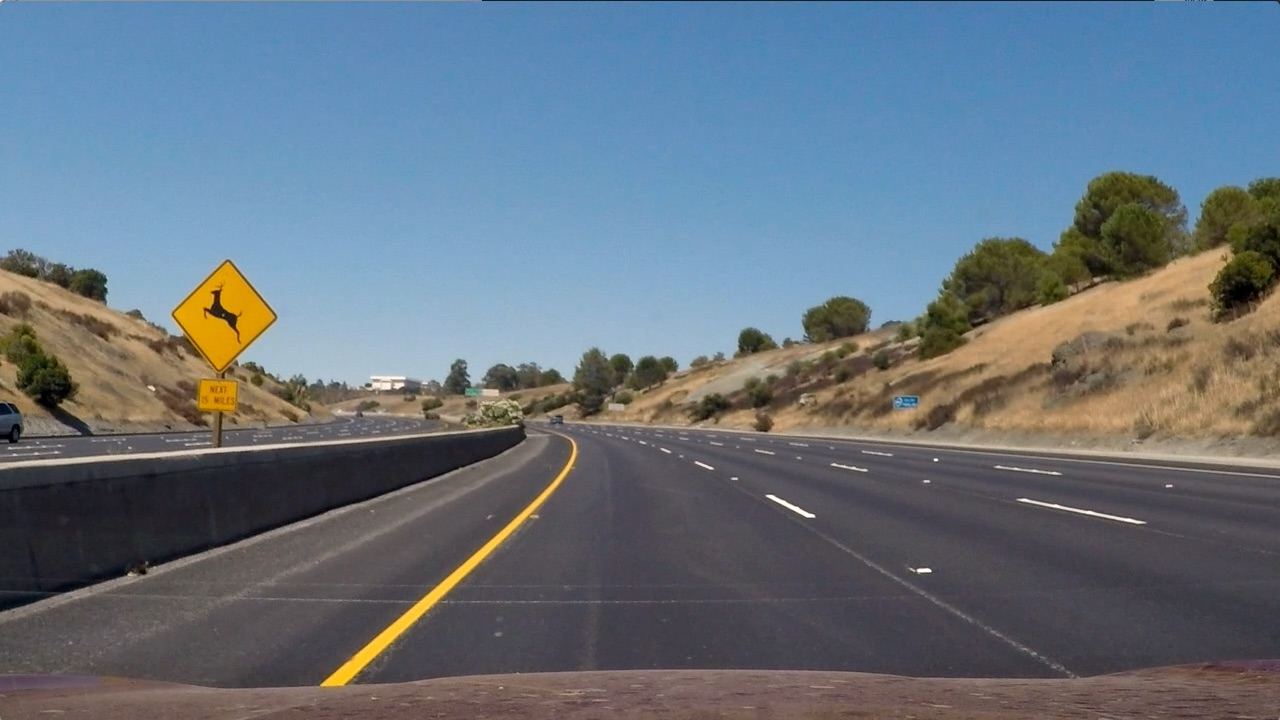
#> input picture assets/lane/test2.jpg, 1280 x 720 px
$ jupyter execute --allow-errors lane_demo_test.ipynb
#> lines starting #> are read from the running program, lines starting #| are printed output that depends on the picture; after the words box and inside, x2 and y2 are one past the last pixel; in counts of white or black regions, pixels touching at a corner belong together
### src/ui/road_lanes.py
import logging

import cv2
import numpy as np

pre_left_fit = None
pre_right_fit = None


def grayscale(img):
    """Convert a BGR image to grayscale and validate input.

    OpenCV `VideoCapture` returns BGR images, so use COLOR_BGR2GRAY.
    If `img` is None or empty, return None.
    """
    try:
        return cv2.cvtColor(img, cv2.COLOR_BGR2GRAY)
    except cv2.error as e:
        logging.error("grayscale: cvtColor failed: %s", e)
        return None
    # Or use BGR2GRAY if you read an image with cv2.imread()
    # return cv2.cvtColor(img, cv2.COLOR_BGR2GRAY)


def canny(img, low_threshold, high_threshold):
    """Applies the Canny transform"""
    return cv2.Canny(img, low_threshold, high_threshold)


def gaussian_blur(img, kernel_size):
    """Applies a Gaussian Noise kernel"""
    return cv2.GaussianBlur(img, (kernel_size, kernel_size), 0)


def region_of_interest(img, vertices):
    """
    Applies an image mask.

    Only keeps the region of the image defined by the polygon
    formed from `vertices`. The rest of the image is set to black.
    `vertices` should be a numpy array of integer points.
    """
    # defining a blank mask to start with
    mask = np.zeros_like(img)

    # defining a 3 channel or 1 channel color to fill the mask with depending on the input image
    if len(img.shape) > 2:
        channel_count = img.shape[2]  # i.e. 3 or 4 depending on your image
        ignore_mask_color = (255,) * channel_count
    else:
        ignore_mask_color = 255

    # filling pixels inside the polygon defined by "vertices" with the fill color
    cv2.fillPoly(mask, vertices, ignore_mask_color)

    # returning the image only where mask pixels are nonzero
    masked_image = cv2.bitwise_and(img, mask)
    return masked_image


def regularize_lane_fit(fit, prev_fit, alpha=0.2):
    """
    Smooth the lane line fit by combining with previous fit.

    """
    # put a cutof on cubic term

    if prev_fit is None:
        return fit

    return alpha * fit + (1 - alpha) * prev_fit


def polyfit_lanes(input, degree=3, ycrop=0.6):
    """
    TODO:
        - abrupt change in the lanes should be avoided

    """
    # print(input.shape)
    mid = input.shape[1] // 2
    left_only = input[:, 0:mid].nonzero()
    right_only = input[:, mid:].nonzero()
    # add nonzero pixel values and put it in the average value of the pixel indices
    poly_left = np.poly1d(np.polyfit(left_only[0], left_only[1], degree))
    poly_right = np.poly1d(np.polyfit(right_only[0], right_only[1], degree))
    # regularize the lane fit
    global pre_left_fit, pre_right_fit
    poly_left = regularize_lane_fit(poly_left, pre_left_fit, alpha=0.4)
    poly_right = regularize_lane_fit(poly_right, pre_right_fit, alpha=0.8)

    pre_left_fit = poly_left
    pre_right_fit = poly_right

    lane_left = poly_left(np.arange(input.shape[0])), np.arange(input.shape[0])
    # shift right lane x values by mid
    lane_right = poly_right(np.arange(input.shape[0])) + mid, np.arange(input.shape[0])

    # use cv2 to show the ploy fit result on the input image
    # fill the area between the lane lines

    out_img = np.dstack((input, input, input)) * 255
    # draw the lane lines , dont use loop

    for y in range(int(input.shape[0] * ycrop), input.shape[0]):
        x_left = int(lane_left[0][y])
        x_right = int(lane_right[0][y])
        out_img[y, x_left:x_right] = [255, 0, 0]
        # draw the lane lines
        # left lane line in green
        out_img[y, x_left - 2 : x_left + 2] = [0, 255, 0]
        # right lane line in blue
        out_img[y, x_right - 2 : x_right + 2] = [0, 0, 255]
    return out_img


def weighted_img(img, initial_img, α=0.1, β=1.0, γ=0.0):
    """
    `img` is the output of the hough_lines(), An image with lines drawn on it.
    Should be a blank image (all black) with lines drawn on it.

    `initial_img` should be the image before any processing.

    The result image is computed as follows:

    initial_img * α + img * β + γ
    NOTE: initial_img and img must be the same shape!
    """
    lines_edges = cv2.addWeighted(initial_img, α, img, β, γ)
    # lines_edges = cv2.polylines(lines_edges,get_vertices(img), True, (0,0,255), 10)
    return lines_edges


def get_vertices(image):
    rows, cols = image.shape[:2]
    bottom_left = [cols * 0.15, rows]
    top_left = [cols * 0.45, rows * 0.6]
    bottom_right = [cols * 0.95, rows]
    top_right = [cols * 0.55, rows * 0.6]

    ver = np.array([[bottom_left, top_left, top_right, bottom_right]], dtype=np.int32)
    return ver


# Lane finding Pipeline
def lane_finding_pipeline(image):
    # Validate
    if image is None:
        logging.warning("lane_finding_pipeline: received None image")
        return None

    # Grayscale
    gray_img = grayscale(image)
    if gray_img is None:
        return None
    # Gaussian Smoothing
    smoothed_img = gaussian_blur(img=gray_img, kernel_size=5)
    # Canny Edge Detection
    canny_img = canny(img=smoothed_img, low_threshold=180, high_threshold=240)
    # Masked Image Within a Polygon
    masked_img = region_of_interest(img=canny_img, vertices=get_vertices(image))
    # Polyfit the lanes
    houghed_lines = polyfit_lanes(masked_img)
    # Draw lines on edges
    output = weighted_img(img=houghed_lines, initial_img=image, α=0.8, β=1.0, γ=0.0)

    return output

### example/lane_demo_test.ipynb
# Lane Detection Test Notebook

This notebook runs quick sanity checks for the lane detection/demo code in this repository. It demonstrates classic OpenCV lane detection and an optional YOLOv8 + BEV pathway.

[cell 1]
# Import project modules and helper functions
import sys

sys.path.append("../src")  # add repo src to path

from ui import road_lanes

import cv2
import numpy as np
import matplotlib.pyplot as plt

print("Loaded modules: road_lanes and lane_demo helpers")

[cell 2]
# Run the classic OpenCV pipeline and show overlay
frame = cv2.imread("../assets/lane/test2.jpg")
#> frame is the input picture: shape (720, 1280, 3); mean B, G, R 125.5, 114.6, 102.8


classic_out = road_lanes.lane_finding_pipeline(frame)
#> in canny, `return cv2.Canny(img, low_threshold, high_threshold)`:
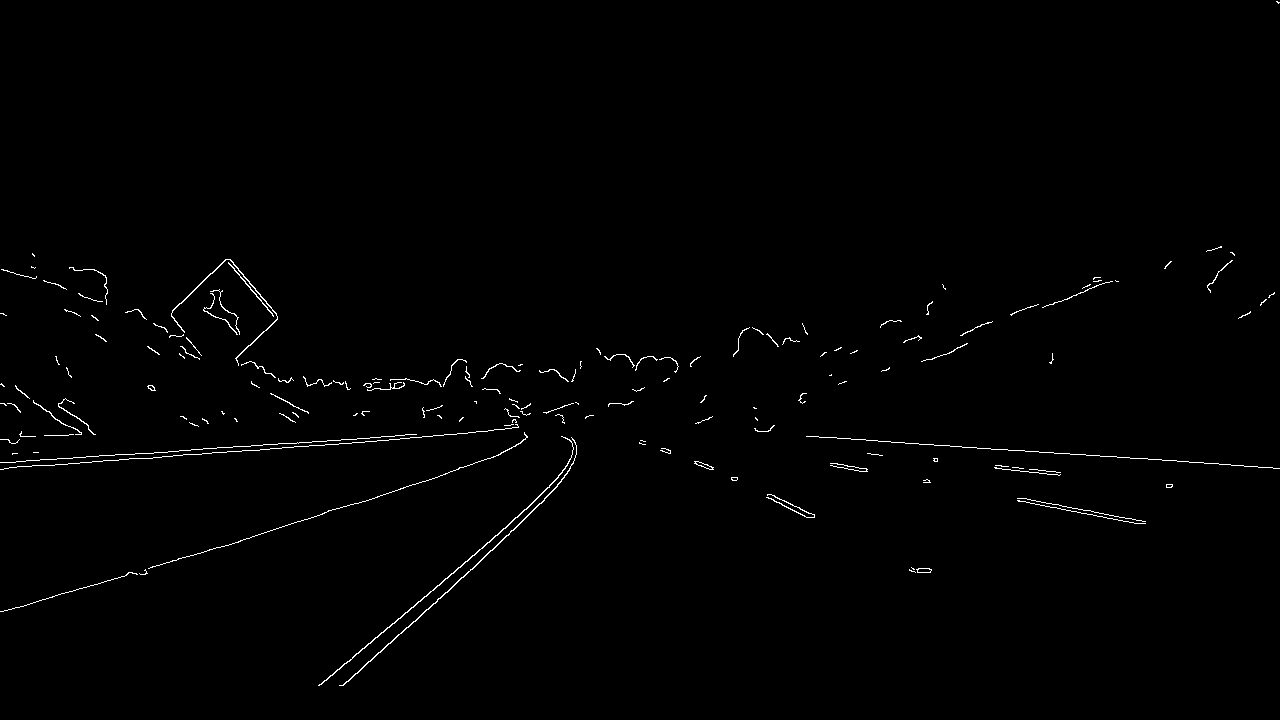
#> returned value: shape (720, 1280); 0.78% white in thin lines or dots
#> in region_of_interest, `cv2.fillPoly(mask, vertices, ignore_mask_color)`: mask: shape (720, 1280); 18% white; 1 white region, box (x1, y1, x2, y2) and area: (193, 432, 1216, 720) 166048
#> in region_of_interest, `masked_image = cv2.bitwise_and(img, mask)`:
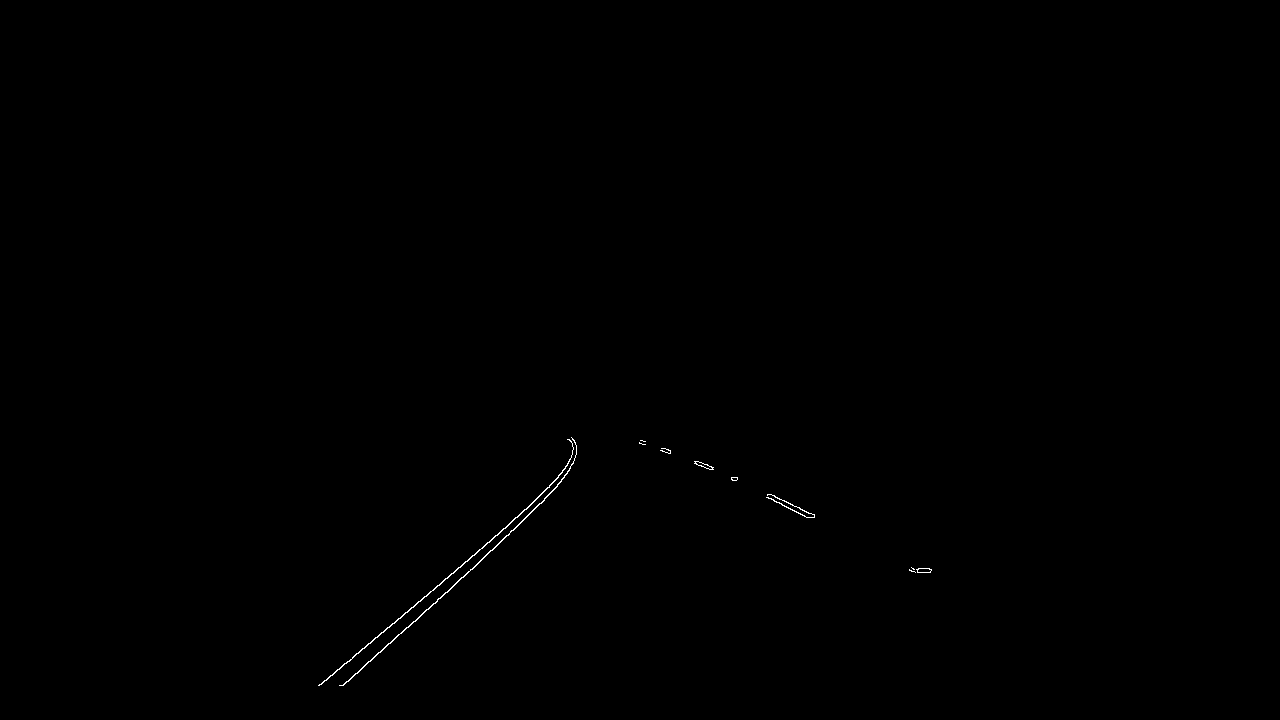
#> masked_image: shape (720, 1280); 0.14% white in thin lines or dots, all inside (x1, y1, x2, y2) = (318, 437, 932, 686)
#> in polyfit_lanes, `left_only = input[:, 0:mid].nonzero()`: left_only = 984 positions, rows 437 to 685, columns 318 to 639
#> in polyfit_lanes, `right_only = input[:, mid:].nonzero()`: right_only = 284 positions, rows 440 to 572, columns 0 to 291
#> the loop in polyfit_lanes, `for y in range(int(input.shape[0] * ycrop), input.shape[0]):` made 288 passes
#> (x_left, x_right) on passes 1 to 3: (585, 613), (585, 616), (584, 619)
#> after the loop in polyfit_lanes, `for y in range(int(input.shape[0] * ycrop), input.shape[0]):`:
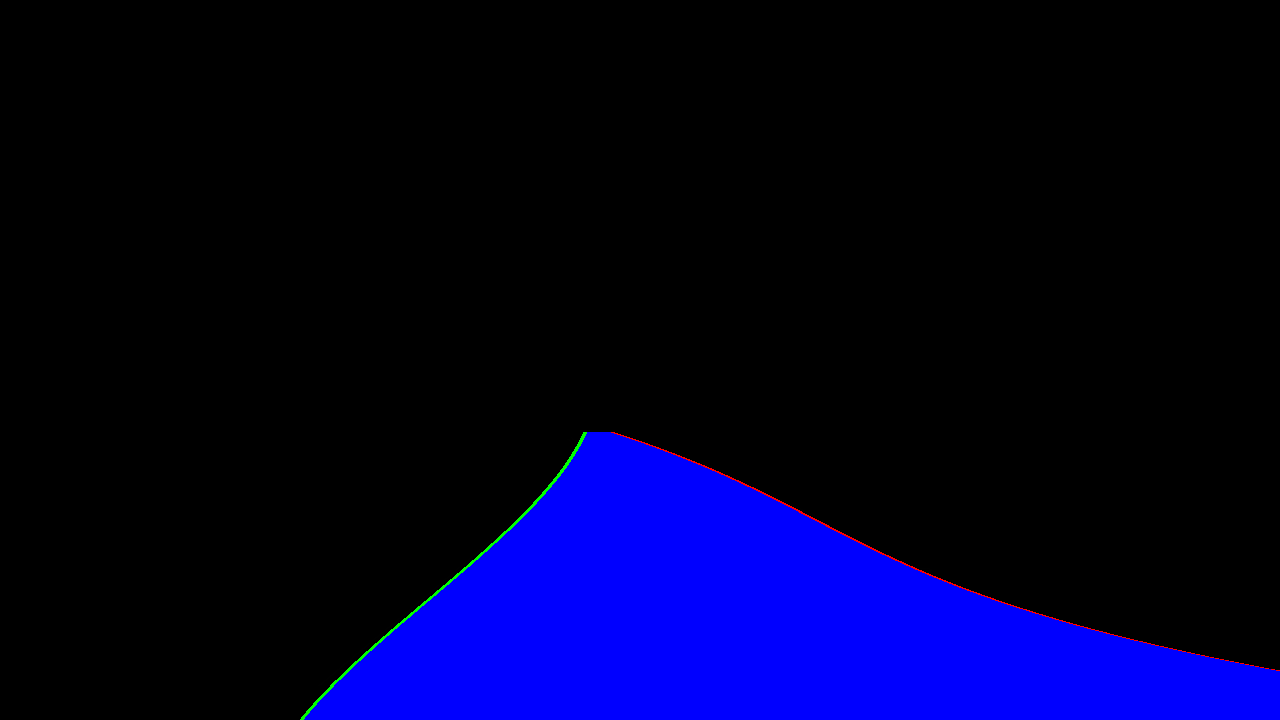
#> out_img: shape (720, 1280, 3); mean of channels 0, 1, 2 40.6, 0.3, 0.3; drawn as B, G, R
#> in weighted_img, `lines_edges = cv2.addWeighted(initial_img, α, img, β, γ)`:
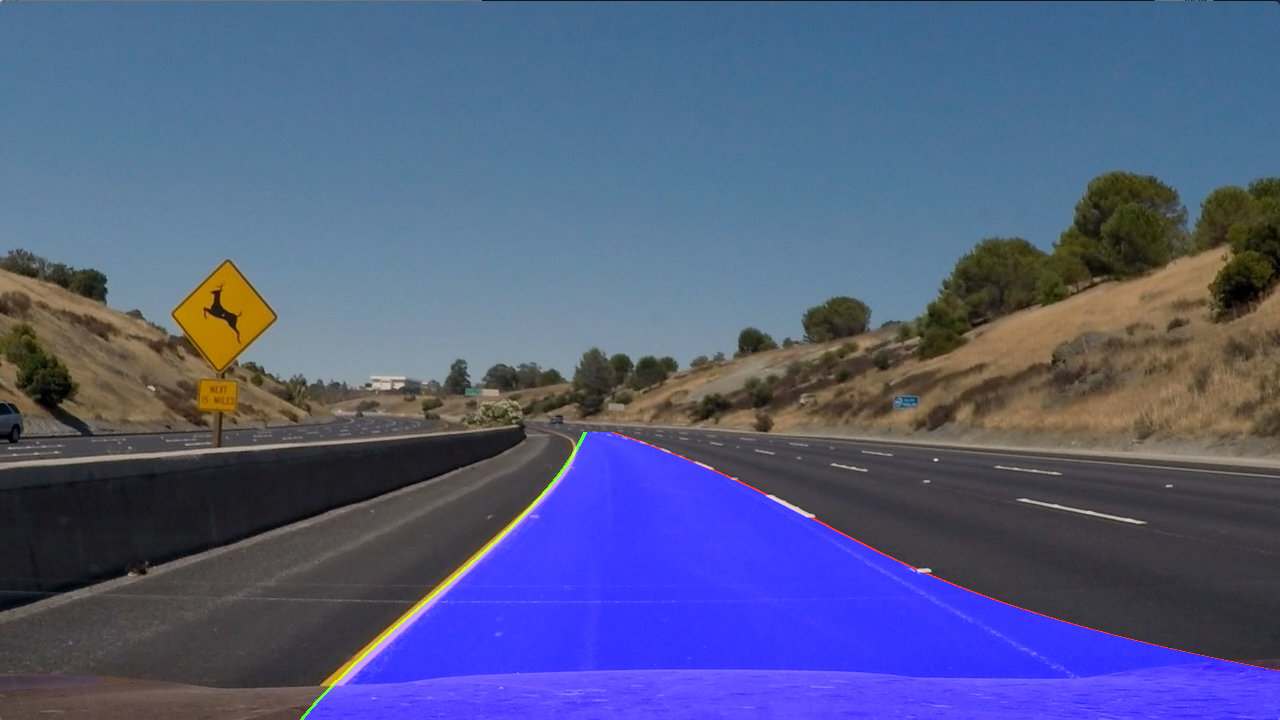
#> lines_edges: shape (720, 1280, 3); mean B, G, R 130.6, 91.8, 82.4
plt.figure(figsize=(12, 6))
plt.subplot(2, 2, 1)
plt.imshow(cv2.cvtColor(frame, cv2.COLOR_BGR2RGB))
plt.title("Original")
plt.axis("off")
plt.subplot(2, 2, 2)
plt.imshow(cv2.cvtColor(classic_out, cv2.COLOR_BGR2RGB))
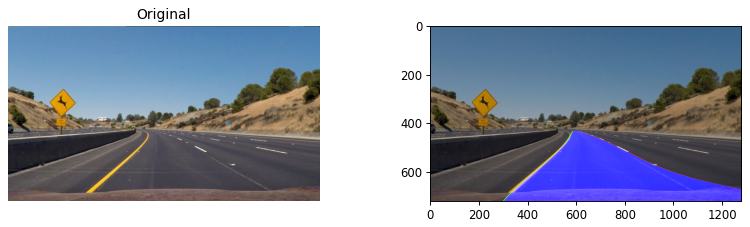
#> figure drawn by matplotlib, 2 panels
#> `frame_resized = cv2.resize(rgb, (640, 640))`:
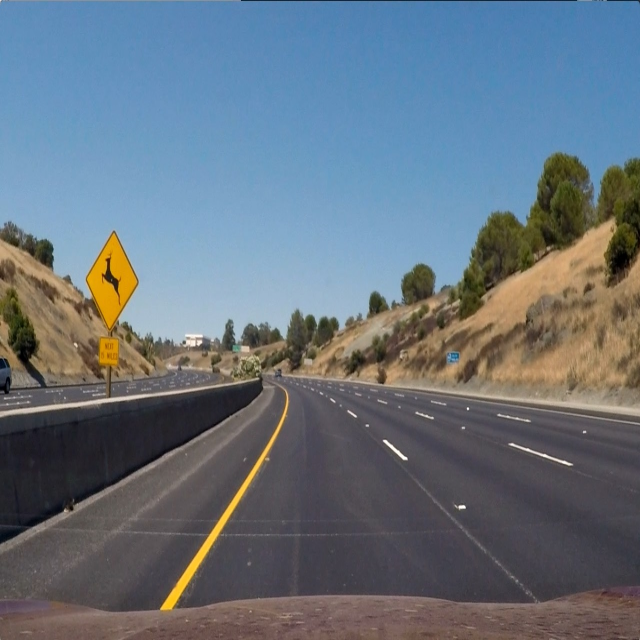
#> frame_resized: shape (640, 640, 3); mean R, G, B 102.7, 114.5, 125.4

## YOLO

[cell 3]
from ultralytics import YOLO

# Load a model
# load a pretrained model (recommended for training)
#> (the rest of this cell did not finish here and is left out)

[cell 4]
# [15 lines left out: function apply_blurred_mask, not called in this run]

[cell 5]
import cv2
import matplotlib.pylab as plt
import os

image_dir = "../assets/lane/"
all_images = os.listdir(image_dir)
selected_images = ["test2.jpg", "test3.jpg", "test4.jpg", "test5.jpg"]  # all_images[:5]

ax, fig = plt.subplots(2, 2, figsize=(12, 8))
#> (the rest of this cell did not finish here and is left out)

$ run again, with assets/lane/test6.jpg copied over assets/lane/test2.jpg
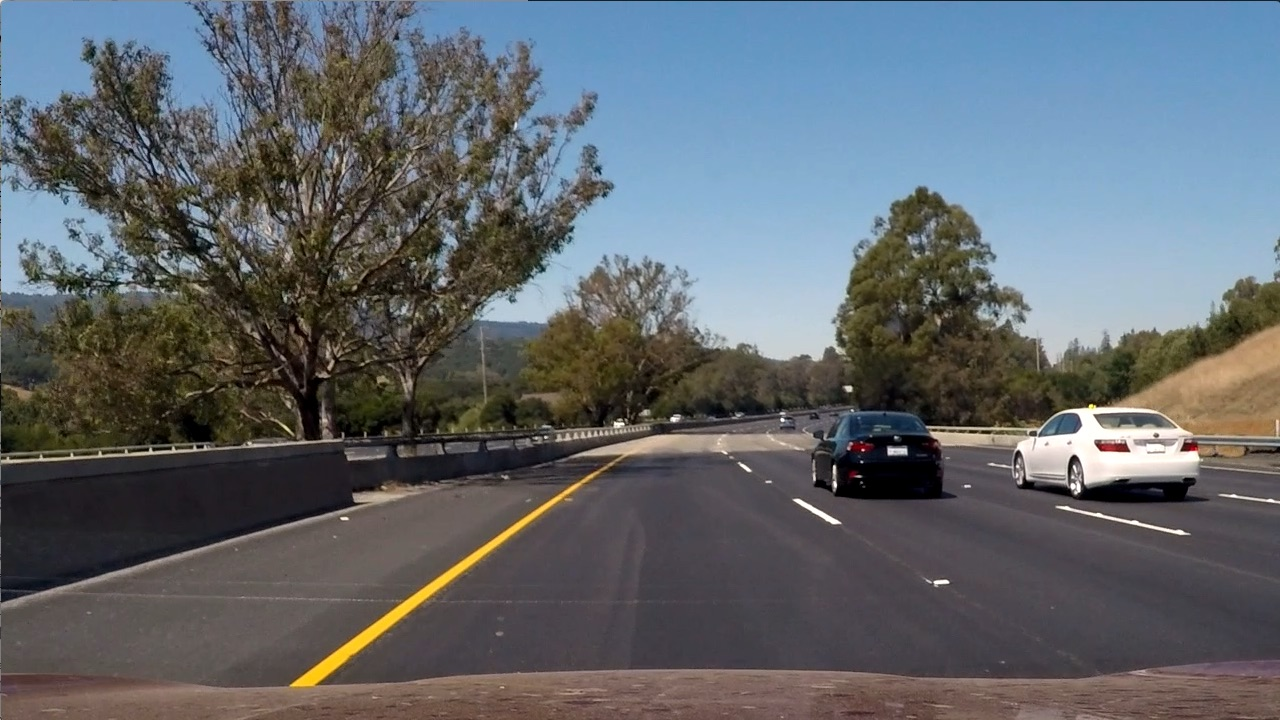
#> input picture assets/lane/test6.jpg, 1280 x 720 px
#> frame is the input picture: shape (720, 1280, 3); mean B, G, R 107.9, 102.6, 97
#> mask: shape (720, 1280); 18% white; 1 white region, box (x1, y1, x2, y2) and area: (193, 432, 1216, 720) 166048
#> masked_image: shape (720, 1280); 0.19% white in thin lines or dots, all inside (x1, y1, x2, y2) = (288, 432, 1131, 686)
#> left_only = 1355 positions, rows 432 to 685, columns 288 to 639
#> right_only = 354 positions, rows 434 to 671, columns 0 to 490
#> the loop in polyfit_lanes, `for y in range(int(input.shape[0] * ycrop), input.shape[0]):` made 288 passes
#> (x_left, x_right) on passes 1 to 3: (604, 671), (604, 673), (604, 675)
#> after the loop in polyfit_lanes, `for y in range(int(input.shape[0] * ycrop), input.shape[0]):`:
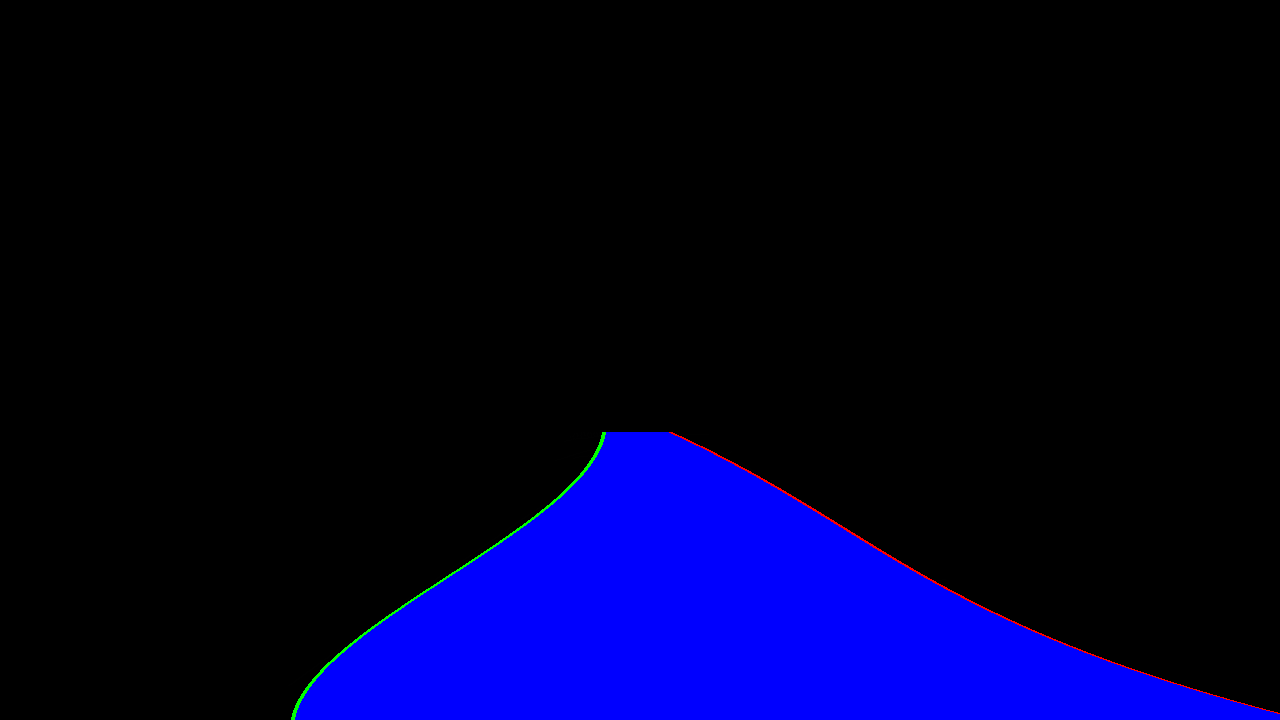
#> out_img: shape (720, 1280, 3); mean of channels 0, 1, 2 39.2, 0.3, 0.3; drawn as B, G, R
#> `frame_resized = cv2.resize(rgb, (640, 640))`:
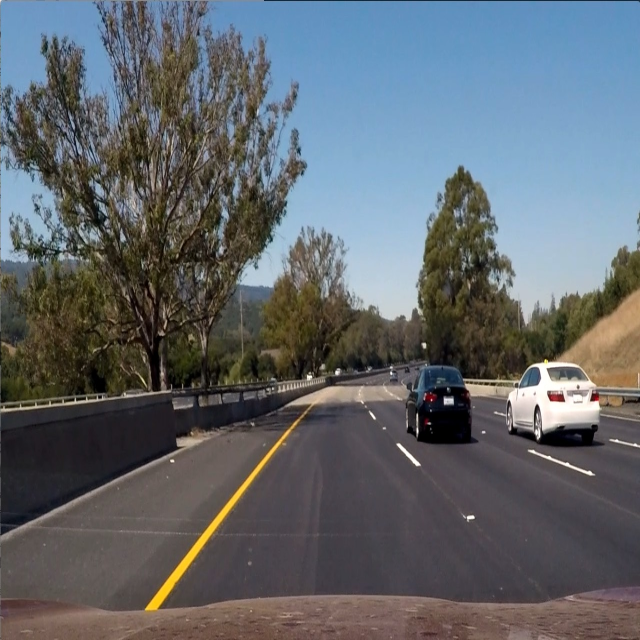
#> frame_resized: shape (640, 640, 3); mean R, G, B 96.9, 102.5, 107.8
